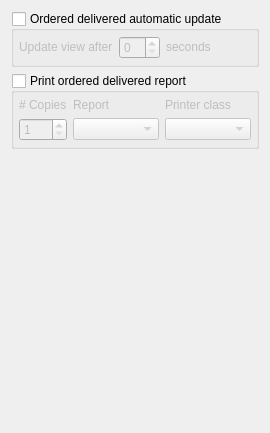
       <widget class="QWidget" name="tab5">
        <attribute name="title">
         <string>Control report and view</string>
        </attribute>
        <layout class="QVBoxLayout" name="verticalLayout_16">
         <item>
          <widget class="QGroupBox" name="groupBoxAutomaticUpdate">
           <property name="title">
            <string>Ordered delivered automatic update</string>
           </property>
           <property name="checkable">
            <bool>true</bool>
           </property>
           <property name="checked">
            <bool>false</bool>
           </property>
           <layout class="QVBoxLayout" name="verticalLayout_15">
            <property name="leftMargin">
             <number>5</number>
            </property>
            <property name="topMargin">
             <number>5</number>
            </property>
            <property name="rightMargin">
             <number>5</number>
            </property>
            <property name="bottomMargin">
             <number>5</number>
            </property>
            <item>
             <layout class="QHBoxLayout" name="horizontalLayout_4">
              <item>
               <widget class="QLabel" name="label_7">
                <property name="sizePolicy">
                 <sizepolicy hsizetype="Minimum" vsizetype="Fixed">
                  <horstretch>0</horstretch>
                  <verstretch>0</verstretch>
                 </sizepolicy>
                </property>
                <property name="text">
                 <string>Update view after</string>
                </property>
               </widget>
              </item>
              <item>
               <widget class="QSpinBox" name="spinBoxAutomaticUpdateInterval"/>
              </item>
              <item>
               <widget class="QLabel" name="label_19">
                <property name="sizePolicy">
                 <sizepolicy hsizetype="Minimum" vsizetype="Fixed">
                  <horstretch>0</horstretch>
                  <verstretch>0</verstretch>
                 </sizepolicy>
                </property>
                <property name="text">
                 <string>seconds</string>
                </property>
               </widget>
              </item>
              <item>
               <spacer name="horizontalSpacer_3">
                <property name="orientation">
                 <enum>Qt::Orientation::Horizontal</enum>
                </property>
                <property name="sizeHint" stdset="0">
                 <size>
                  <width>40</width>
                  <height>20</height>
                 </size>
                </property>
               </spacer>
              </item>
             </layout>
            </item>
           </layout>
          </widget>
         </item>
         <item>
          <widget class="QGroupBox" name="groupBoxOrderedDeliveredReport">
           <property name="sizePolicy">
            <sizepolicy hsizetype="Minimum" vsizetype="Fixed">
             <horstretch>0</horstretch>
             <verstretch>0</verstretch>
            </sizepolicy>
           </property>
           <property name="title">
            <string>Print ordered delivered report</string>
           </property>
           <property name="checkable">
            <bool>true</bool>
           </property>
           <property name="checked">
            <bool>false</bool>
           </property>
           <layout class="QVBoxLayout" name="verticalLayout_14">
            <property name="leftMargin">
             <number>5</number>
            </property>
            <property name="topMargin">
             <number>5</number>
            </property>
            <property name="rightMargin">
             <number>5</number>
            </property>
            <property name="bottomMargin">
             <number>5</number>
            </property>
            <item>
             <layout class="QVBoxLayout" name="verticalLayout_12">
              <item>
               <layout class="QGridLayout" name="gridLayout_2" columnstretch="0,1,1">
                <item row="0" column="1">
                 <widget class="QLabel" name="label_10">
                  <property name="sizePolicy">
                   <sizepolicy hsizetype="Minimum" vsizetype="Fixed">
                    <horstretch>0</horstretch>
                    <verstretch>0</verstretch>
                   </sizepolicy>
                  </property>
                  <property name="text">
                   <string>Report</string>
                  </property>
                 </widget>
                </item>
                <item row="0" column="0">
                 <widget class="QLabel" name="labelCopy_5">
                  <property name="sizePolicy">
                   <sizepolicy hsizetype="Minimum" vsizetype="Fixed">
                    <horstretch>0</horstretch>
                    <verstretch>0</verstretch>
                   </sizepolicy>
                  </property>
                  <property name="text">
                   <string># Copies</string>
                  </property>
                  <property name="buddy">
                   <cstring>spinBoxCustomerCopies</cstring>
                  </property>
                 </widget>
                </item>
                <item row="1" column="1">
                 <widget class="RelationalComboBox" name="comboBoxOrderedDeliveredReport">
                  <property name="sizePolicy">
                   <sizepolicy hsizetype="Minimum" vsizetype="Fixed">
                    <horstretch>0</horstretch>
                    <verstretch>0</verstretch>
                   </sizepolicy>
                  </property>
                 </widget>
                </item>
                <item row="0" column="2">
                 <widget class="QLabel" name="label_8">
                  <property name="sizePolicy">
                   <sizepolicy hsizetype="Minimum" vsizetype="Fixed">
                    <horstretch>0</horstretch>
                    <verstretch>0</verstretch>
                   </sizepolicy>
                  </property>
                  <property name="text">
                   <string>Printer class</string>
                  </property>
                 </widget>
                </item>
                <item row="1" column="2">
                 <widget class="RelationalComboBox" name="comboBoxOrderedDeliveredPrinterClass">
                  <property name="sizePolicy">
                   <sizepolicy hsizetype="Minimum" vsizetype="Fixed">
                    <horstretch>0</horstretch>
                    <verstretch>0</verstretch>
                   </sizepolicy>
                  </property>
                 </widget>
                </item>
                <item row="1" column="0">
                 <widget class="QSpinBox" name="spinBoxOrderedDeliveredCopies">
                  <property name="minimum">
                   <number>1</number>
                  </property>
                 </widget>
                </item>
               </layout>
              </item>
             </layout>
            </item>
           </layout>
          </widget>
         </item>
         <item>
          <spacer name="verticalSpacer_3">
           <property name="orientation">
            <enum>Qt::Orientation::Vertical</enum>
           </property>
           <property name="sizeHint" stdset="0">
            <size>
             <width>20</width>
             <height>273</height>
            </size>
           </property>
          </spacer>
         </item>
        </layout>
       </widget>
